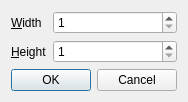
<?xml version="1.0" encoding="UTF-8"?>
<ui version="4.0">
 <class>ImgResizeDialog</class>
 <widget class="QDialog" name="ImgResizeDialog">
  <property name="windowModality">
   <enum>Qt::ApplicationModal</enum>
  </property>
  <property name="geometry">
   <rect>
    <x>0</x>
    <y>0</y>
    <width>174</width>
    <height>93</height>
   </rect>
  </property>
  <property name="windowTitle">
   <string>Dialog</string>
  </property>
  <layout class="QFormLayout" name="formLayout">
   <item row="0" column="0">
    <widget class="QLabel" name="label">
     <property name="text">
      <string>&amp;Width</string>
     </property>
     <property name="buddy">
      <cstring>widthSpin</cstring>
     </property>
    </widget>
   </item>
   <item row="0" column="1">
    <widget class="QSpinBox" name="widthSpin">
     <property name="minimum">
      <number>1</number>
     </property>
     <property name="maximum">
      <number>1000000</number>
     </property>
     <property name="singleStep">
      <number>10</number>
     </property>
    </widget>
   </item>
   <item row="1" column="0">
    <widget class="QLabel" name="label_2">
     <property name="text">
      <string>&amp;Height</string>
     </property>
     <property name="buddy">
      <cstring>heightSpin</cstring>
     </property>
    </widget>
   </item>
   <item row="1" column="1">
    <widget class="QSpinBox" name="heightSpin">
     <property name="minimum">
      <number>1</number>
     </property>
     <property name="maximum">
      <number>1000000</number>
     </property>
     <property name="singleStep">
      <number>10</number>
     </property>
    </widget>
   </item>
   <item row="2" column="0" colspan="2">
    <widget class="QDialogButtonBox" name="buttonBox">
     <property name="orientation">
      <enum>Qt::Horizontal</enum>
     </property>
     <property name="standardButtons">
      <set>QDialogButtonBox::Cancel|QDialogButtonBox::Ok</set>
     </property>
    </widget>
   </item>
  </layout>
 </widget>
 <resources/>
 <connections>
  <connection>
   <sender>buttonBox</sender>
   <signal>accepted()</signal>
   <receiver>ImgResizeDialog</receiver>
   <slot>accept()</slot>
   <hints>
    <hint type="sourcelabel">
     <x>167</x>
     <y>98</y>
    </hint>
    <hint type="destinationlabel">
     <x>157</x>
     <y>92</y>
    </hint>
   </hints>
  </connection>
  <connection>
   <sender>buttonBox</sender>
   <signal>rejected()</signal>
   <receiver>ImgResizeDialog</receiver>
   <slot>reject()</slot>
   <hints>
    <hint type="sourcelabel">
     <x>167</x>
     <y>104</y>
    </hint>
    <hint type="destinationlabel">
     <x>173</x>
     <y>92</y>
    </hint>
   </hints>
  </connection>
 </connections>
</ui>
